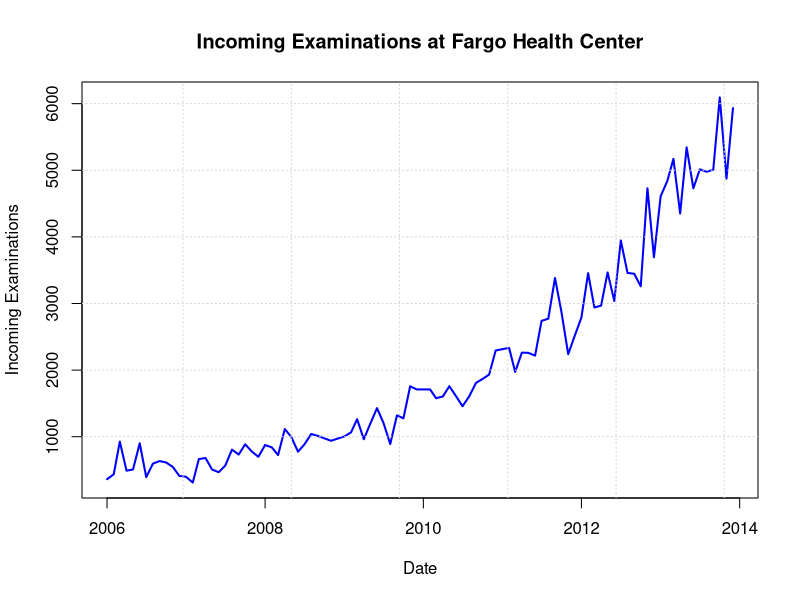
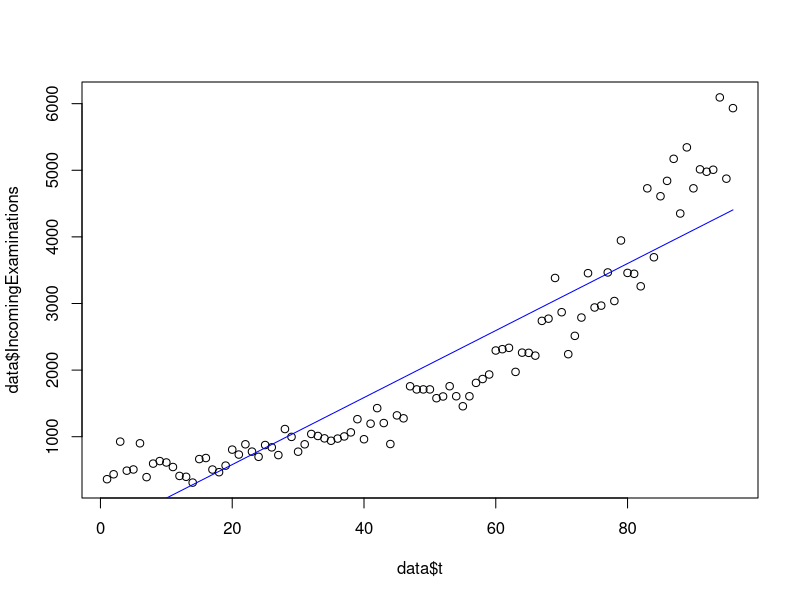
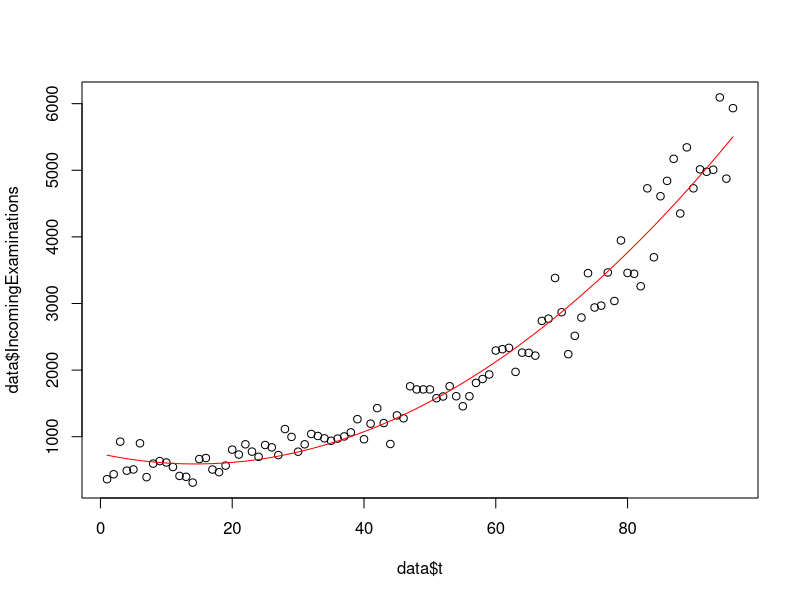
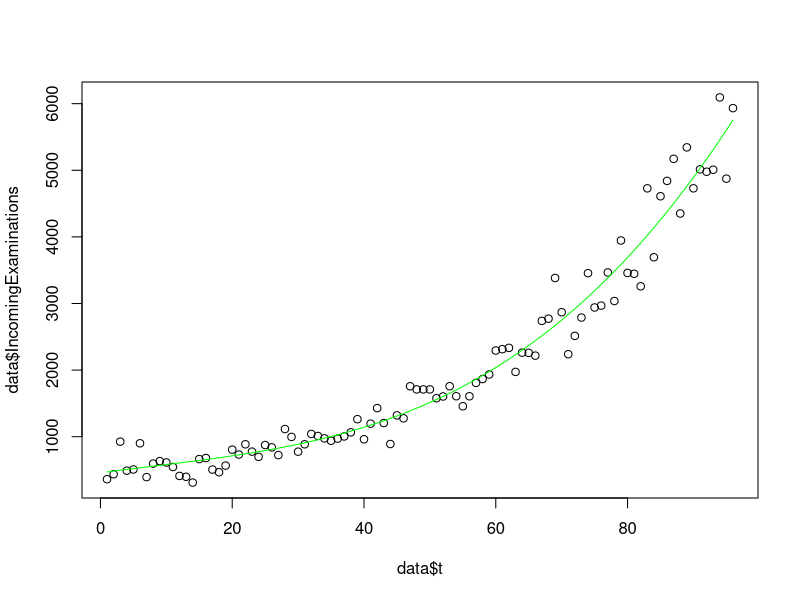
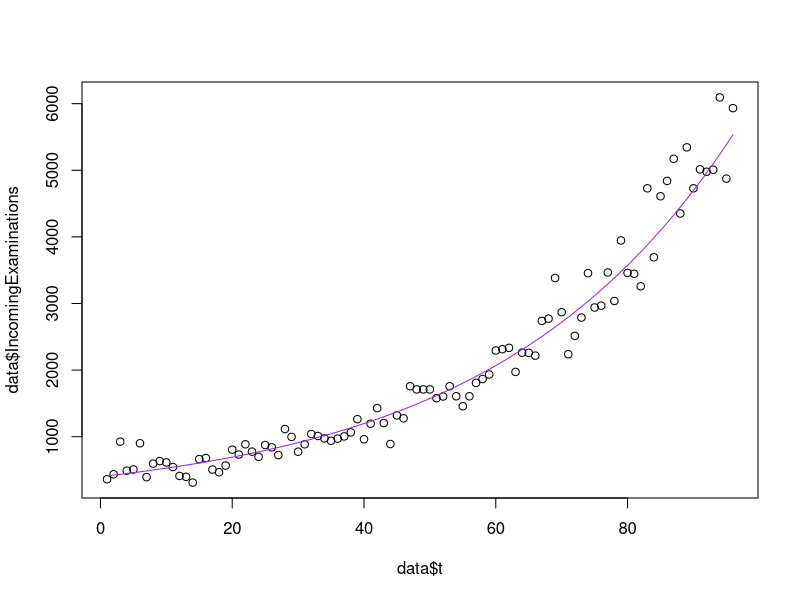
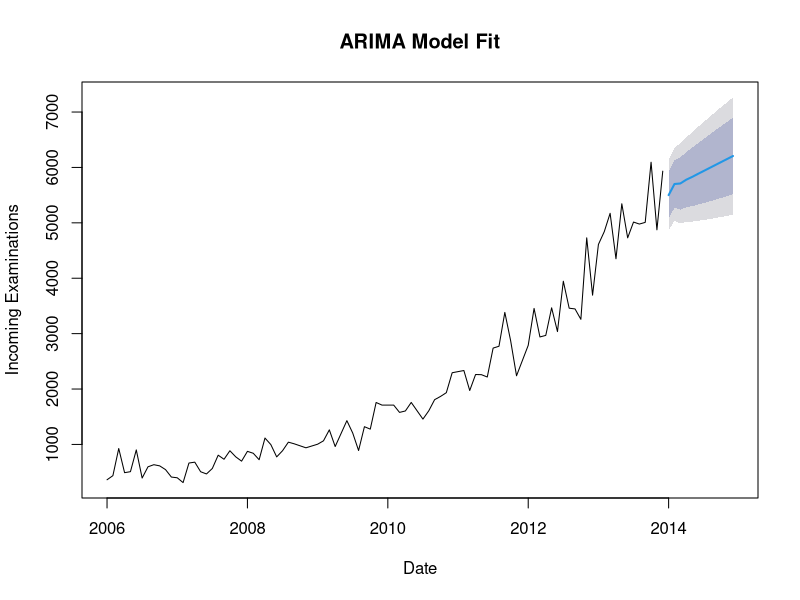
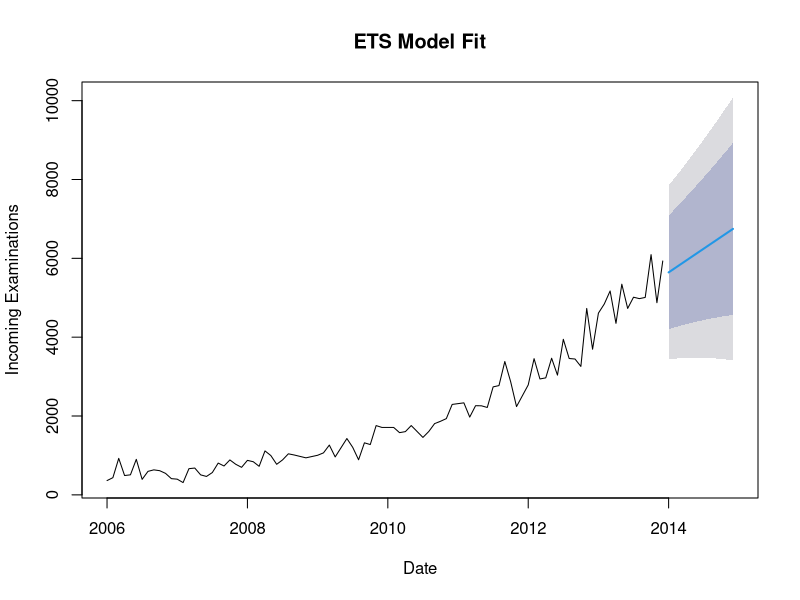
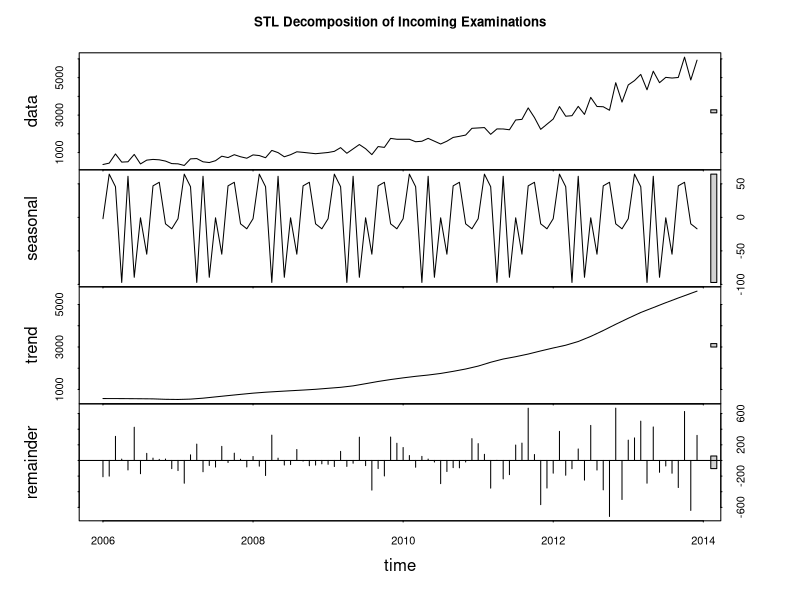

The R source for these figures, in order:
## ---- chunk 1
knitr::opts_chunk$set(echo = TRUE)
## ---- chunk 2
# Load necessary libraries
library(forecast)
library(tseries)
library(readr)
## ---- chunk 3
# Import the data
data <- read_csv("BAB268-XLS-ENG (Clean).csv")

# Convert the Date column to Date type
data$Date <- as.Date(data$Date, format = "%m/%d/%y")

# Display the first few rows of the data
head(data)

## ---- chunk 4
# Plot the data using base R
plot(data$Date, data$IncomingExaminations, type = "l", # line
     main = "Incoming Examinations at Fargo Health Center", 
     xlab = "Date", ylab = "Incoming Examinations", 
     col = "blue", lwd = 2)

# Add grid lines
grid()

## ---- chunk 5
# Create a time index
data$t <- 1:nrow(data)

# Fit trend models
fit_linear <- lm(IncomingExaminations ~ t, data = data)
fit_quad   <- lm(IncomingExaminations ~ t + I(t^2), data = data)
fit_cube   <- lm(IncomingExaminations ~ t + I(t^2) + I(t^3), data = data)
fit_exp    <- lm(log(IncomingExaminations) ~ t, data = data)

# Compare models
summary(fit_linear)
summary(fit_quad)
summary(fit_cube)
summary(fit_exp)

# Visualize models
plot(data$t, data$IncomingExaminations); lines(fitted(fit_linear), col="blue")
plot(data$t, data$IncomingExaminations); lines(fitted(fit_quad), col="red")
plot(data$t, data$IncomingExaminations); lines(fitted(fit_cube), col="green")
plot(data$t, data$IncomingExaminations); lines(exp(fitted(fit_exp)), col="purple")
## ---- chunk 6
# Fit ARIMA model
ts_data <- ts(data$IncomingExaminations, start = c(2006, 1), frequency = 12)
fit_arima <- auto.arima(ts_data)

# Forecast 12 months ahead using ARIMA
forecast_arima <- forecast(fit_arima, h = 12)

# Display the forecasted values
forecast_arima
## ---- chunk 7
plot(forecast_arima, 
     main = "ARIMA Model Fit", 
     xlab = "Date", 
     ylab = "Incoming Examinations")
## ---- chunk 8
# Fit ETS model
fit_ets <- ets(ts_data)

# Forecast 12 months using ETS
forecast_ets <- forecast(fit_ets, h = 12)

# Display the forecasted values
forecast_ets
## ---- chunk 9
plot(forecast_ets, 
     main = "ETS Model Fit", 
     xlab = "Date", 
     ylab = "Incoming Examinations")
## ---- chunk 10
# Fit STL model
fit_stl <- stl(ts_data, 
               s.window = "periodic") 
# seasonal component estimated as periodic function.
# "periodic" assumes the seasonal pattern repeats identically each year.


# Visualize STL decomposition
plot(fit_stl,
     main = "STL Decomposition of Incoming Examinations")

# Forecast using STL
forecast_stl <- forecast(fit_stl, h = 12)

# Display the forecasted values
forecast_stl
## ---- chunk 11
plot(forecast_stl, 
     main = "STL Model Fit", 
     xlab = "Date", 
     ylab = "Incoming Examinations", 
     col = "blue", lwd = 2)
## ---- chunk 12
# Calculate accuracy metrics for each model
accuracy_arima <- accuracy(forecast_arima)
accuracy_ets <- accuracy(forecast_ets)
accuracy_stl <- accuracy(forecast_stl)

accuracy_arima 
accuracy_ets
accuracy_stl 
